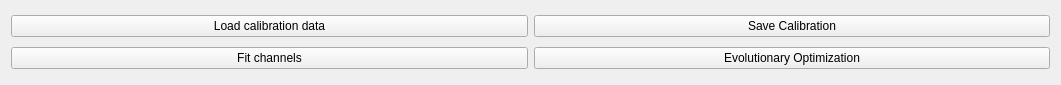
<?xml version="1.0" encoding="UTF-8"?>
<ui version="4.0">
    <class>FitMode</class>
    <widget class="QWidget" name="FitMode">
        <property name="geometry">
            <rect>
                <x>0</x>
                <y>0</y>
                <width>1061</width>
                <height>85</height>
            </rect>
        </property>
        <property name="windowTitle">
            <string>Calibration Options</string>
        </property>
        <layout class="QGridLayout" name="gridLayout">
            <item row="0" column="0">
                <widget class="QPushButton" name="load_button">
                    <property name="text">
                        <string>Load calibration data</string>
                    </property>
                </widget>
            </item>
            <item row="1" column="0">
                <widget class="QPushButton" name="fit_channels_button">
                    <property name="text">
                        <string>Fit channels</string>
                    </property>
                </widget>
            </item>
            <item row="1" column="1">
                <widget class="QPushButton" name="evo_button">
                    <property name="text">
                        <string>Evolutionary Optimization</string>
                    </property>
                </widget>
            </item>
            <item row="0" column="1">
                <widget class="QPushButton" name="save_cal_button">
                    <property name="text">
                        <string>Save Calibration</string>
                    </property>
                </widget>
            </item>
        </layout>
    </widget>
    <resources/>
    <connections/>
</ui>
